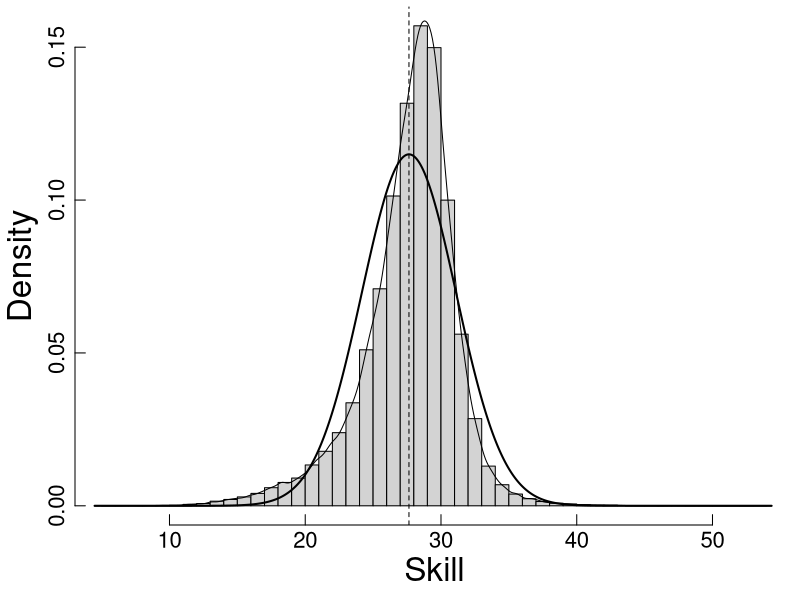

Reproduce this figure in R.
oldpar <- par(no.readonly = TRUE)
oldwd <- getwd()
this.dir <- dirname(parent.frame(2)$ofile)
setwd(this.dir)
nombre.R <-  sys.frame(1)$ofile
require(tools)
nombre <- print(file_path_sans_ext(nombre.R))
pdf(paste0(nombre,".pdf"))



#source("~/gaming/aux/R/header.R")
par(mar=c(3.75,3.75,0.33,0.33))
ftot_perf <- read.csv("data/dosClases.csv", header =T)

h<-hist(ftot_perf[,"mean"],breaks = 50,freq = F,main="", xlab="",ylab="",axes=F)
abline(v=mean(ftot_perf[,"mean"],na.rm=T),lty=2,lwd=1)
d <- density(ftot_perf[,"mean"],na.rm=T) # returns the density data
lines(d) # plots the results 
n <- dnorm(x=d$x,mean = mean(ftot_perf[,"mean"],na.rm = T), sd = sd(ftot_perf[,"mean"],na.rm = T))
lines(d$x,n,lwd=2)

mtext("Skill", side=1, line=2, cex=2)
mtext("Density", side=2, line=2,cex=2)

axis(lwd=1,lwd.ticks=1,side=2,labels=NA,cex.axis=0.6,tck=0.02)
axis(lwd=1,lwd.ticks=1,side=1,labels=NA,cex.axis=0.6,tck=0.02)
axis(lwd=0,side=2,cex.axis=1.33,line=-0.66)
axis(lwd=0,side=1, line=-0.66,cex.axis=1.33) 


#ks.test(ftot_perf[,"mean"], "pnorm", mean=mean(ftot_perf[,"mean"],na.rm=T), sd=sd(ftot_perf[,"mean"],na.rm=T))

#plot(ecdf(ftot_perf[,"mean"]))
#lines(seq(0,50),pnorm(seq(0,50),mean=mean(ftot_perf[,"mean"],na.rm=T),sd=sd(ftot_perf[,"mean"],na.rm=T)),lwd=2)



#s <- read.csv("../Datos/learningskill_skill90.csv", header =T)

#ks.test(s[,"mean"], "pnorm", mean=mean(s[,"mean"],na.rm=T), sd=sd(s[,"mean"],na.rm=T)) 
#hist(s[[1]])

dev.off()
setwd(oldwd)
par(oldpar, new=F)
